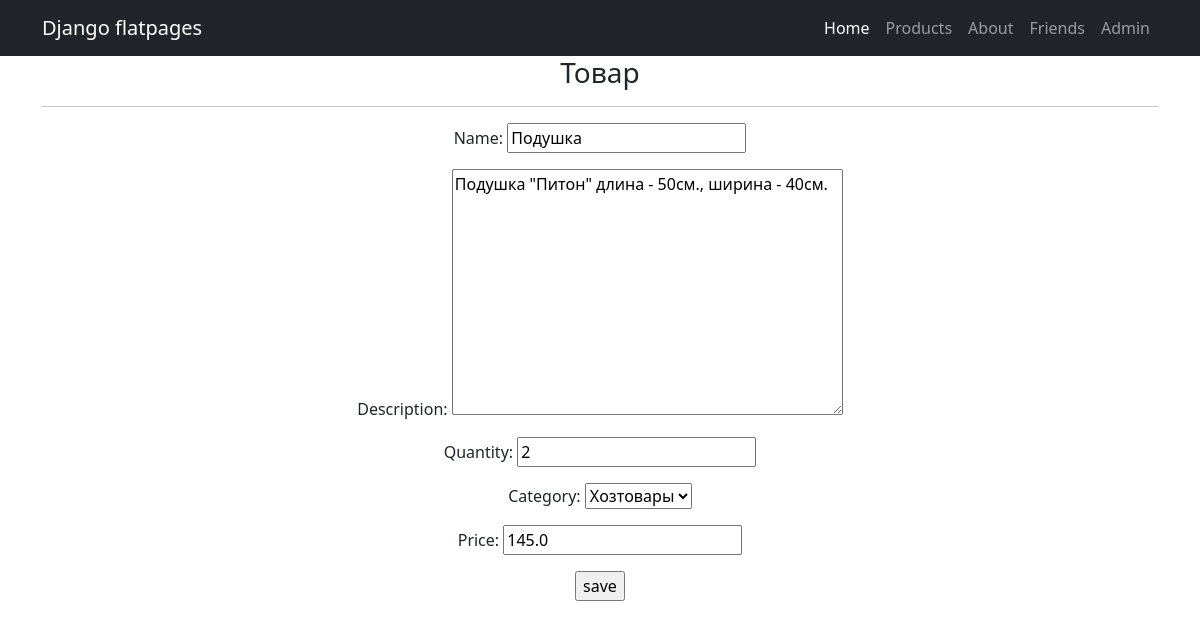
The app's page /products/5/update/ with its own data.
### simpleapp/models.py (models this page shows, shortened)
class Product(models.Model):
    name = models.CharField(max_length=50, unique=True)
    description = models.TextField()
    quantity = models.IntegerField(validators=[MinValueValidator(0)],)
    category = models.ForeignKey(to='Category', on_delete=models.CASCADE, related_name='products')
    price = models.FloatField(validators=[MinValueValidator(0.0)],)

class Category(models.Model):
    name = models.CharField(max_length=100, unique=True) # Категория, к которой будет привязываться товар
    def __str__(self):
        return f'{self.name}'

### simpleapp/views.py (the view)
# urls.py: path('<int:pk>/update/', ProductUpdate.as_view(), name='product_update'),
class ProductUpdate(UpdateView):
    form_class = ProductForm
    model = Product
    template_name = 'product_edit.html'

### simpleapp/forms.py (shortened to what this page needs)
class ProductForm(forms.ModelForm):
    class Meta:
        model = Product
        fields = ['name', 'description', 'quantity', 'category', 'price']

### templates/product_edit.html (shortened to what this page needs)
{% extends "flatpages/base.html" %}
{% block content %}
<h3>Товар</h3>
<hr>
<form action="" method="post">
  {{ form.as_p }}
  <input type="submit" value="save" />
</form>
{% endblock content %}

### records on screen
Product: name "Подушка", description "Подушка \"Питон\" длина - 50см., ширина - 40см.", quantity "2", category "Хозтовары", price "145.0"
